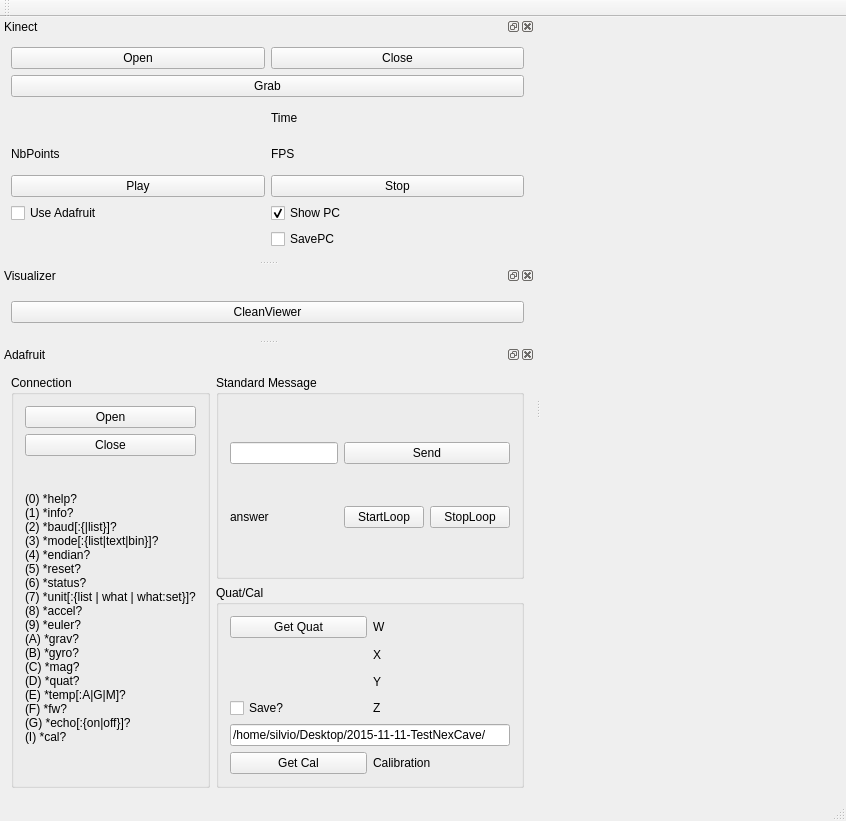
<?xml version="1.0" encoding="UTF-8"?>
<ui version="4.0">
 <class>PlayWindow</class>
 <widget class="QMainWindow" name="PlayWindow">
  <property name="geometry">
   <rect>
    <x>0</x>
    <y>0</y>
    <width>846</width>
    <height>821</height>
   </rect>
  </property>
  <property name="windowTitle">
   <string>MainWindow</string>
  </property>
  <widget class="QWidget" name="centralWidget">
   <layout class="QGridLayout" name="gridLayout">
    <item row="0" column="1" rowspan="2">
     <widget class="QVTKWidget" name="qvtkWidget" native="true">
      <property name="enabled">
       <bool>true</bool>
      </property>
     </widget>
    </item>
   </layout>
  </widget>
  <widget class="QMenuBar" name="menuBar">
   <property name="geometry">
    <rect>
     <x>0</x>
     <y>0</y>
     <width>846</width>
     <height>25</height>
    </rect>
   </property>
  </widget>
  <widget class="QToolBar" name="mainToolBar">
   <attribute name="toolBarArea">
    <enum>TopToolBarArea</enum>
   </attribute>
   <attribute name="toolBarBreak">
    <bool>false</bool>
   </attribute>
  </widget>
  <widget class="QStatusBar" name="statusBar"/>
  <widget class="QDockWidget" name="dockWidget_Kinect">
   <property name="accessibleName">
    <string>Kinect2</string>
   </property>
   <property name="windowTitle">
    <string>Kinect</string>
   </property>
   <attribute name="dockWidgetArea">
    <number>1</number>
   </attribute>
   <widget class="QWidget" name="dockWidgetContents">
    <layout class="QGridLayout" name="gridLayout_2">
     <item row="6" column="1">
      <widget class="QPushButton" name="pushButton_Kin_Stop">
       <property name="text">
        <string>Stop</string>
       </property>
      </widget>
     </item>
     <item row="1" column="0">
      <widget class="QPushButton" name="pushButton_Kin_Open">
       <property name="text">
        <string>Open</string>
       </property>
      </widget>
     </item>
     <item row="6" column="0">
      <widget class="QPushButton" name="pushButton_Kin_Play">
       <property name="text">
        <string>Play</string>
       </property>
      </widget>
     </item>
     <item row="4" column="0">
      <widget class="QLabel" name="label_nPoint">
       <property name="text">
        <string>NbPoints</string>
       </property>
      </widget>
     </item>
     <item row="2" column="0" colspan="2">
      <widget class="QPushButton" name="pushButton_Kin_Grab">
       <property name="text">
        <string>Grab</string>
       </property>
      </widget>
     </item>
     <item row="8" column="0">
      <widget class="QCheckBox" name="checkBox_Ada">
       <property name="text">
        <string>Use Adafruit</string>
       </property>
      </widget>
     </item>
     <item row="1" column="1">
      <widget class="QPushButton" name="pushButton_Kin_Close">
       <property name="text">
        <string>Close</string>
       </property>
      </widget>
     </item>
     <item row="4" column="1">
      <widget class="QLabel" name="label_fps">
       <property name="text">
        <string>FPS</string>
       </property>
      </widget>
     </item>
     <item row="8" column="1">
      <widget class="QCheckBox" name="checkBox_ShowPC">
       <property name="text">
        <string>Show PC</string>
       </property>
       <property name="checked">
        <bool>true</bool>
       </property>
      </widget>
     </item>
     <item row="3" column="1">
      <widget class="QLabel" name="label_time">
       <property name="text">
        <string>Time</string>
       </property>
      </widget>
     </item>
     <item row="9" column="1">
      <widget class="QCheckBox" name="checkBox_SavePC">
       <property name="text">
        <string>SavePC</string>
       </property>
      </widget>
     </item>
    </layout>
   </widget>
  </widget>
  <widget class="QDockWidget" name="dockWidget_Visualizer">
   <property name="windowTitle">
    <string>Visualizer</string>
   </property>
   <attribute name="dockWidgetArea">
    <number>1</number>
   </attribute>
   <widget class="QWidget" name="dockWidgetContents_2">
    <layout class="QVBoxLayout" name="verticalLayout_3">
     <item>
      <widget class="QPushButton" name="pushButton_CleanViewer">
       <property name="text">
        <string>CleanViewer</string>
       </property>
      </widget>
     </item>
    </layout>
   </widget>
  </widget>
  <widget class="QDockWidget" name="dockWidget_AdaFruit">
   <property name="windowTitle">
    <string extracomment="BNO055">Adafruit</string>
   </property>
   <attribute name="dockWidgetArea">
    <number>1</number>
   </attribute>
   <widget class="QWidget" name="dockWidgetContents_Adafruit">
    <layout class="QGridLayout" name="gridLayout_4">
     <item row="1" column="1">
      <widget class="QGroupBox" name="groupBox_Quaternion">
       <property name="title">
        <string>Quat/Cal</string>
       </property>
       <layout class="QGridLayout" name="gridLayout_5">
        <item row="2" column="1">
         <widget class="QLabel" name="label_X">
          <property name="text">
           <string>X</string>
          </property>
         </widget>
        </item>
        <item row="3" column="1">
         <widget class="QLabel" name="label_Y">
          <property name="text">
           <string>Y</string>
          </property>
         </widget>
        </item>
        <item row="1" column="1">
         <widget class="QLabel" name="label_W">
          <property name="text">
           <string>W</string>
          </property>
         </widget>
        </item>
        <item row="5" column="1">
         <widget class="QLabel" name="label_Z">
          <property name="text">
           <string>Z</string>
          </property>
         </widget>
        </item>
        <item row="8" column="0">
         <widget class="QPushButton" name="pushButton_Cal">
          <property name="text">
           <string>Get Cal</string>
          </property>
         </widget>
        </item>
        <item row="8" column="1">
         <widget class="QLabel" name="label_sys">
          <property name="text">
           <string>Calibration</string>
          </property>
         </widget>
        </item>
        <item row="1" column="0">
         <widget class="QPushButton" name="pushButton_Quat">
          <property name="text">
           <string>Get Quat</string>
          </property>
         </widget>
        </item>
        <item row="5" column="0">
         <widget class="QCheckBox" name="checkBox_Save">
          <property name="text">
           <string>Save?</string>
          </property>
         </widget>
        </item>
        <item row="7" column="0" colspan="2">
         <widget class="QLineEdit" name="lineEdit_Path">
          <property name="text">
           <string>/home/silvio/Desktop/2015-11-11-TestNexCave/</string>
          </property>
         </widget>
        </item>
       </layout>
      </widget>
     </item>
     <item row="0" column="1">
      <widget class="QGroupBox" name="groupBox_StandardMessage">
       <property name="title">
        <string>Standard Message</string>
       </property>
       <layout class="QGridLayout" name="gridLayout_3">
        <item row="2" column="0">
         <widget class="QLabel" name="std_answer">
          <property name="text">
           <string>answer</string>
          </property>
         </widget>
        </item>
        <item row="0" column="0">
         <widget class="QLineEdit" name="std_question"/>
        </item>
        <item row="2" column="2">
         <widget class="QPushButton" name="pushButton_StartLoop">
          <property name="text">
           <string>StartLoop</string>
          </property>
         </widget>
        </item>
        <item row="2" column="3">
         <widget class="QPushButton" name="pushButton_StopLoop">
          <property name="text">
           <string>StopLoop</string>
          </property>
         </widget>
        </item>
        <item row="0" column="2" colspan="2">
         <widget class="QPushButton" name="std_send">
          <property name="text">
           <string>Send</string>
          </property>
         </widget>
        </item>
       </layout>
      </widget>
     </item>
     <item row="0" column="0" rowspan="2">
      <widget class="QGroupBox" name="groupBox_Connection">
       <property name="title">
        <string>Connection</string>
       </property>
       <layout class="QVBoxLayout" name="verticalLayout_4">
        <item>
         <widget class="QPushButton" name="pushButton_Open">
          <property name="text">
           <string>Open</string>
          </property>
         </widget>
        </item>
        <item>
         <widget class="QPushButton" name="pushButton_Close">
          <property name="text">
           <string>Close</string>
          </property>
         </widget>
        </item>
        <item>
         <widget class="QLabel" name="label_2">
          <property name="text">
           <string>(0) *help?
(1) *info?
(2) *baud[:{&lt;rate&gt;|list}]?
(3) *mode[:{list|text|bin}]?
(4) *endian?
(5) *reset?
(6) *status?
(7) *unit[:{list | what | what:set}]?
(8) *accel?
(9) *euler?
(A) *grav?
(B) *gyro?
(C) *mag?
(D) *quat?
(E) *temp[:A|G|M]?
(F) *fw?
(G) *echo[:{on|off}]?
(I) *cal?</string>
          </property>
         </widget>
        </item>
       </layout>
      </widget>
     </item>
    </layout>
   </widget>
  </widget>
 </widget>
 <layoutdefault spacing="6" margin="11"/>
 <customwidgets>
  <customwidget>
   <class>QVTKWidget</class>
   <extends>QWidget</extends>
   <header>QVTKWidget.h</header>
   <container>1</container>
   <slots>
    <slot>setEnable(int)</slot>
   </slots>
  </customwidget>
 </customwidgets>
 <resources/>
 <connections>
  <connection>
   <sender>std_question</sender>
   <signal>returnPressed()</signal>
   <receiver>std_send</receiver>
   <slot>click()</slot>
   <hints>
    <hint type="sourcelabel">
     <x>288</x>
     <y>536</y>
    </hint>
    <hint type="destinationlabel">
     <x>379</x>
     <y>536</y>
    </hint>
   </hints>
  </connection>
 </connections>
</ui>
